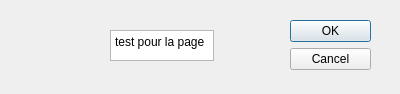
<?xml version="1.0" encoding="UTF-8"?>
<ui version="4.0">
 <class>Dialog</class>
 <widget class="QDialog" name="Dialog">
  <property name="geometry">
   <rect>
    <x>0</x>
    <y>0</y>
    <width>400</width>
    <height>94</height>
   </rect>
  </property>
  <property name="windowTitle">
   <string>Dialog</string>
  </property>
  <widget class="QDialogButtonBox" name="buttonBox">
   <property name="geometry">
    <rect>
     <x>290</x>
     <y>20</y>
     <width>81</width>
     <height>241</height>
    </rect>
   </property>
   <property name="orientation">
    <enum>Qt::Vertical</enum>
   </property>
   <property name="standardButtons">
    <set>QDialogButtonBox::Cancel|QDialogButtonBox::Ok</set>
   </property>
  </widget>
  <widget class="QTextEdit" name="textEdit">
   <property name="geometry">
    <rect>
     <x>110</x>
     <y>30</y>
     <width>104</width>
     <height>31</height>
    </rect>
   </property>
   <property name="html">
    <string>&lt;!DOCTYPE HTML PUBLIC &quot;-//W3C//DTD HTML 4.0//EN&quot; &quot;http://www.w3.org/TR/REC-html40/strict.dtd&quot;&gt;
&lt;html&gt;&lt;head&gt;&lt;meta name=&quot;qrichtext&quot; content=&quot;1&quot; /&gt;&lt;meta charset=&quot;utf-8&quot; /&gt;&lt;style type=&quot;text/css&quot;&gt;
p, li { white-space: pre-wrap; }
hr { height: 1px; border-width: 0; }
li.unchecked::marker { content: &quot;\2610&quot;; }
li.checked::marker { content: &quot;\2612&quot;; }
&lt;/style&gt;&lt;/head&gt;&lt;body style=&quot; font-family:'Segoe UI'; font-size:9pt; font-weight:400; font-style:normal;&quot;&gt;
&lt;p style=&quot; margin-top:0px; margin-bottom:0px; margin-left:0px; margin-right:0px; -qt-block-indent:0; text-indent:0px;&quot;&gt;test pour la page&lt;/p&gt;&lt;/body&gt;&lt;/html&gt;</string>
   </property>
  </widget>
 </widget>
 <resources/>
 <connections>
  <connection>
   <sender>buttonBox</sender>
   <signal>accepted()</signal>
   <receiver>Dialog</receiver>
   <slot>accept()</slot>
   <hints>
    <hint type="sourcelabel">
     <x>248</x>
     <y>254</y>
    </hint>
    <hint type="destinationlabel">
     <x>157</x>
     <y>274</y>
    </hint>
   </hints>
  </connection>
  <connection>
   <sender>buttonBox</sender>
   <signal>rejected()</signal>
   <receiver>Dialog</receiver>
   <slot>reject()</slot>
   <hints>
    <hint type="sourcelabel">
     <x>316</x>
     <y>260</y>
    </hint>
    <hint type="destinationlabel">
     <x>286</x>
     <y>274</y>
    </hint>
   </hints>
  </connection>
 </connections>
</ui>
